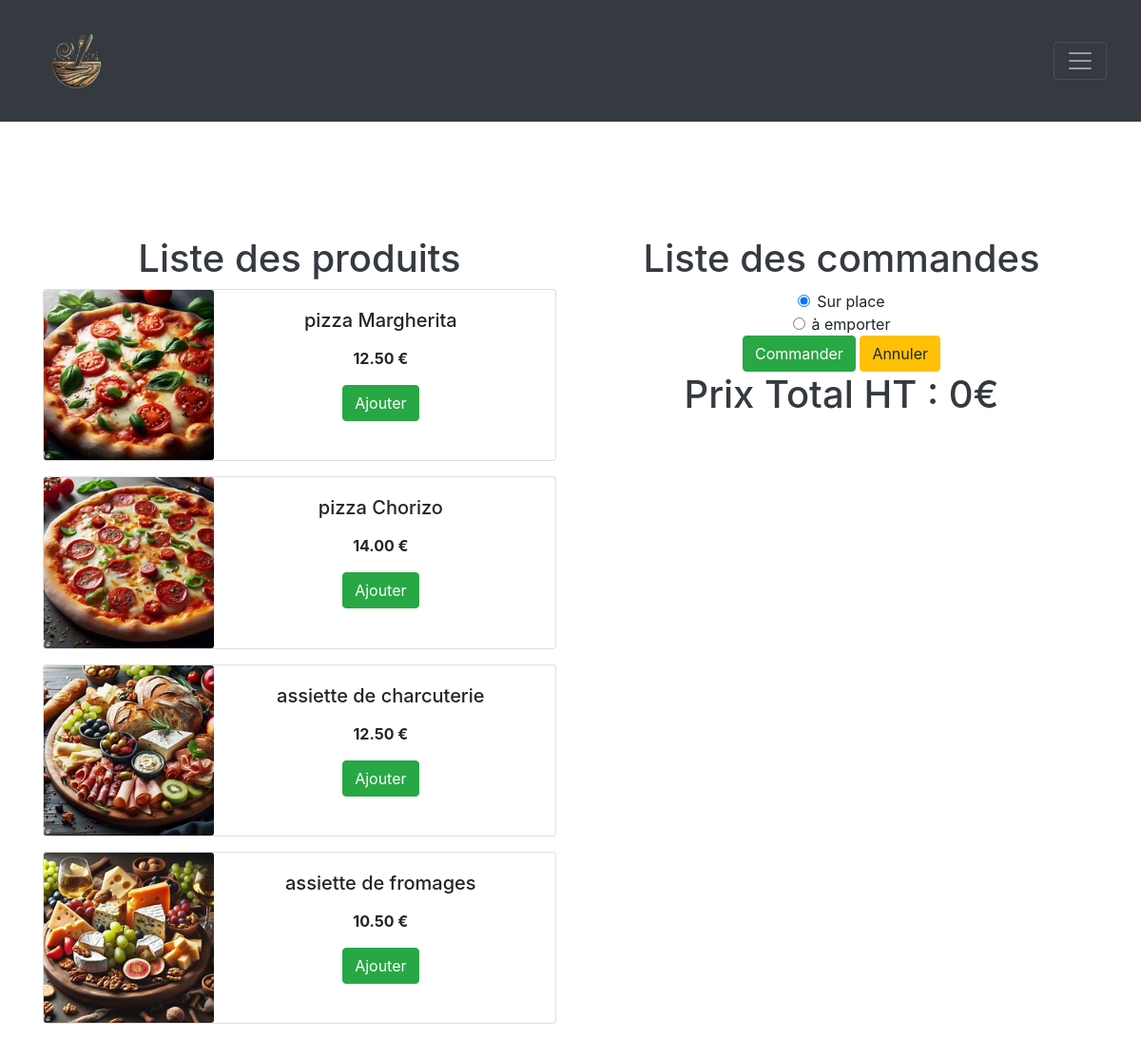
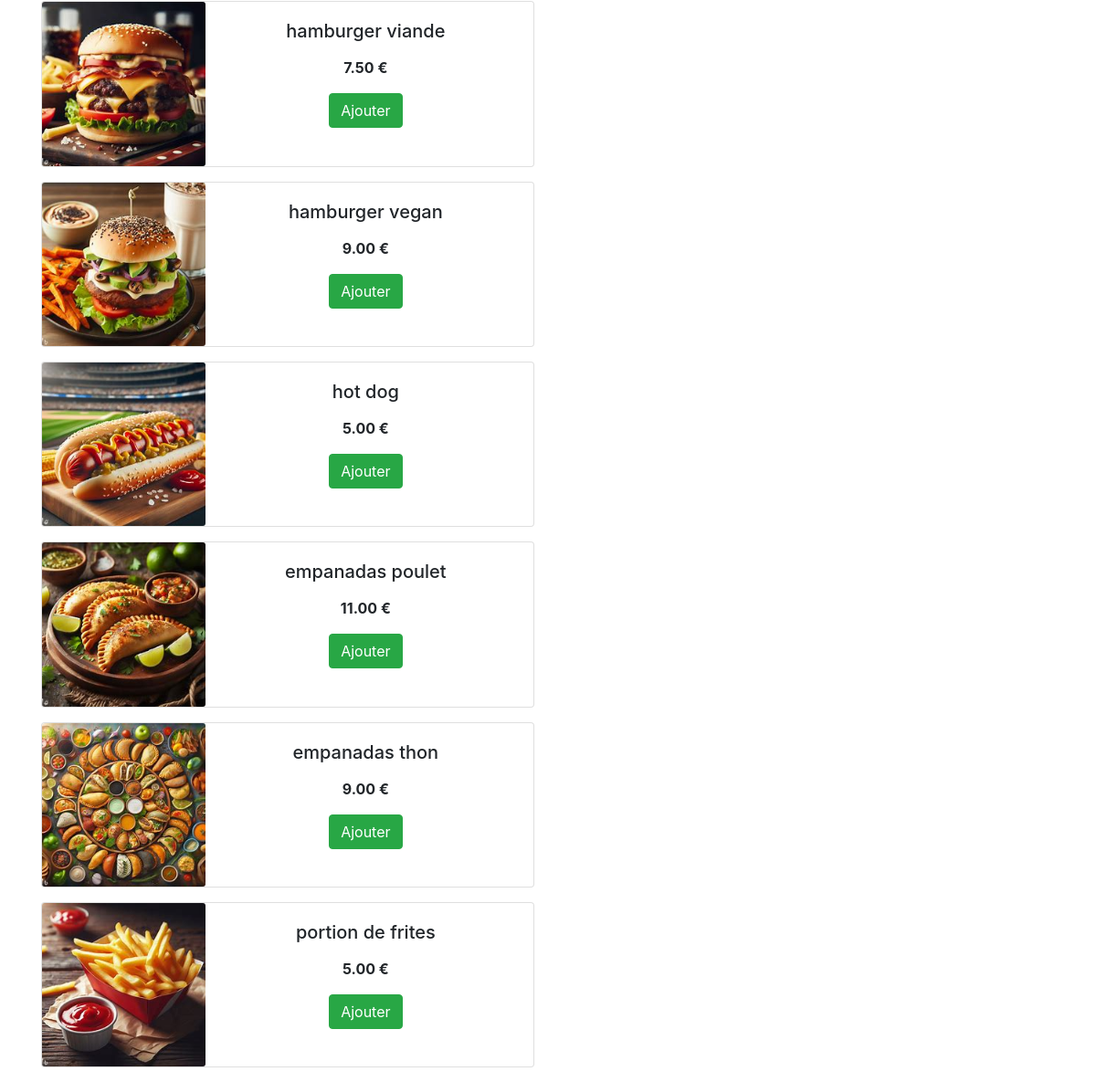
The page /list.php (signed in) on the database its author committed (2 pictures, top to bottom).
### tables this page shows
CREATE TABLE `produit` (
  `id_produit` int(11) NOT NULL,
  `libelle` varchar(255) NOT NULL,
  `prix_ht` decimal(10,2) NOT NULL,
  `descProduit` varchar(250) DEFAULT NULL
);

### class/database.class.php (called while the page is built, shortened)
<?php
class Database
{
    private PDO $dbh;
    function __construct(PDO $pDO)
    {
        $this->dbh = $pDO;
    }
    public function SelectDb(string $sql, ?array $champs)
    {
        try {
            $sth = $this->dbh->prepare($sql);
            $sth->execute($champs);
            $rows = $sth->fetchAll(PDO::FETCH_ASSOC);
            return $rows;
        } catch (PDOException $e) {
            die("<p>Erreur lors de la requête SELECT SQL : " . $e->getMessage() . "</p>");
        }
    }
}
?>

### list.php (the view, shortened to what this page needs)
<?php
    include_once "class/database.class.php";
    $objetConnexion = db_connect();
    $db = new Database($objetConnexion);
    $produits = $db->SelectDb("SELECT * FROM produit;", NULL);
?>
<!DOCTYPE html>
<html lang="fr">
<head>
    <?php
    include('header.php');
    ?>
    <div class="container">
        <div class="row">
            <div class="col align-self-start">
                <div class="text-dark">
                    <h1>Liste des produits</h1>
                </div>
                <?php
                foreach ($produits as $row) {
                    echo
                        '
                    <form method="POST">
                    <div class="card mb-3" style="max-width: 640px;">
                    <div class="row no-gutters">
                        <div class="col-md-4">
                            <img src="images/' . $row['libelle'] . '.jpg" class="card-img" alt="pizza">
                        </div>
                        <div class="col-md-8">
                            <div class="card-body" style="width: 350px;">
                                <h5 class="card-title">' . $row['libelle'] . '</h5>
                                <p class="card-text">' . $row['descProduit'] . '</p>
                                <p class="font-weight-bold">' . $row['prix_ht'] . ' €</p>
                                <input type="hidden"  name="productID" value="' . $row['id_produit'] . '">
                                <input type="submit" value="Ajouter" name="ajouter" class="btn btn-success"/>
                            </div>
                        </div>
                    </div>
                  </div>
                </form>';
                }
                ?>
            </div>
            <div class="col align-self-start">
                <div class="text-dark">
                    <h1> Liste des commandes</h1>
                </div>
                <div class="box">
                    <div class="col align-self-start">
                    </div>
                </div>
                <form method="POST">
                    <div class="form-check">
                        <input class="form-check-input" type="radio" value="0" name="typeconsommation"
                            id="typeconsommation" checked>
                        <label class="form-check-label" for="flexRadioDefault1">
                            Sur place
                        </label>
                    </div>
                    <div class="form-check">
                        <input class="form-check-input" type="radio" value="1" name="typeconsommation"
                            id="typeconsommation">
                        <label class="form-check-label" for="flexRadioDefault2">
                            à emporter
                        </label>
                    </div>
                    <input type="submit" name="commander" class="btn btn-success" value="Commander">
                    <input type="submit" name="annuler" class="btn btn-warning" value="Annuler">
                </form>
                <div class="text-dark">
                    <h1>Prix Total HT :
                        <?php echo $_SESSION["total_commande"]."€";
                        ?>
                    </h1>
                </div>
            </div>
        </div>
    </div>
    </body>
</html>

### header.php (shortened to what this page needs)
    <link rel="stylesheet" href="css/main.css">
    <link rel="stylesheet" href="https://cdn.jsdelivr.net/npm/bootstrap@4.0.0/dist/css/bootstrap.min.css">
</head>
<body style="background-color: white;">
    <nav class="navbar navbar-dark bg-dark">
        <div class="container-fluid">
            <a class="navbar-brand" href="#">
                <img width='30%' height='30%' src="img/logoRestoNoBg.png">
            </a>
            <button class="navbar-toggler" style="margin-right:5px !important;" type="button" data-bs-toggle="collapse" data-bs-target="#navbarSupportedContent">
                <span class="navbar-toggler-icon">
                </span>
            </button>
        </div>
    </nav>
    <section class="space"></section>

### css/main.css (style rules this page uses)
body { font-family: Lucida Console; padding:auto; margin:auto; background-color: white; box-sizing: border-box; }
h1, h2, h3, h4, h5, h6, p, form { text-align:center; }
.space { padding-top: 15vh; }

### rows shown on the page
produit: libelle (picture), libelle "pizza Margherita", prix_ht "12.50"
produit: libelle (picture), libelle "pizza Chorizo", prix_ht "14.00"
produit: libelle (picture), libelle "assiette de charcuterie", prix_ht "12.50"
produit: libelle (picture), libelle "assiette de fromages", prix_ht "10.50"
produit: libelle (picture), libelle "hamburger viande", prix_ht "7.50"
produit: libelle (picture), libelle "hamburger vegan", prix_ht "9.00"
produit: libelle (picture), libelle "hot dog", prix_ht "5.00"
produit: libelle (picture), libelle "empanadas poulet", prix_ht "11.00"
produit: libelle (picture), libelle "empanadas thon", prix_ht "9.00"
produit: libelle (picture), libelle "portion de frites", prix_ht "5.00"

### other values the page prints
$_SESSION["total_commande"] "0"
